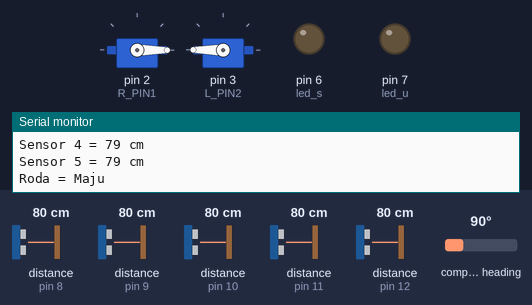
Simulated run of this sketch. Board: Arduino Uno, built with avr-gcc and run on an emulated ATmega328P. Parts: 2 × servo, output pins drawn as LEDs (lit = HIGH), the last lines printed to the serial monitor. Wiring (inferred from the names in the program): 5 × ultrasonic range finder: trigger pin 4, echo pin 11 / trigger pin 5, echo pin 12 / trigger A0, echo pin 8 / trigger A1, echo pin 9 / trigger A2, echo pin 10. The inputs (shaded band) are chosen by the test bench; at power-on: distance to the obstacle (sensors on pin 8, pin 9, pin 10, pin 11, pin 12) 80 cm, compass heading 90°. The echo pulse lasts 58.3 µs per cm; pins used as bus, display or sensor lines are not drawn.

Above: at 1.2 s.
1.3 s: distance to the obstacle (sensor on pin 8) set to 2 cm
At 2.6 s:
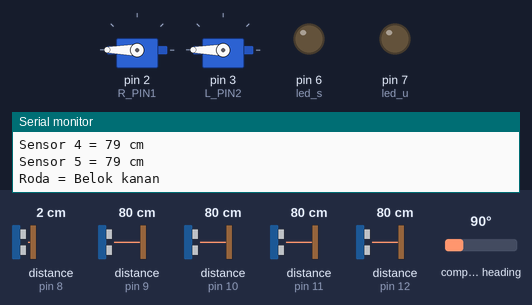
4.2 s: compass heading set to 294°
At 6.8 s:
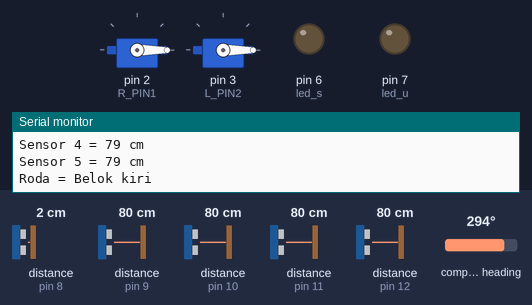
7.2 s: compass heading set to 306°
8.8 s: distance to the obstacle (sensor on pin 9) set to 10 cm
At 10.8 s:
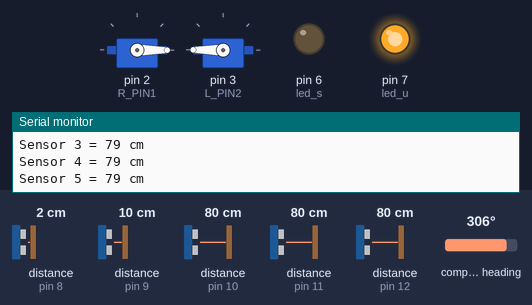
11.8 s: distance to the obstacle (sensor on pin 9) set to 7 cm
14.8 s: distance to the obstacle (sensor on pin 10) set to 10 cm
16.9 s: distance to the obstacle (sensor on pin 10) set to 7 cm
At 19.4 s:
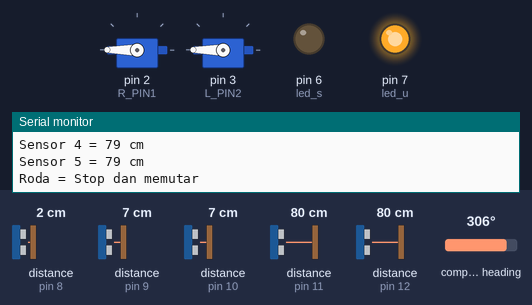
Timing chart, 0 to 20.5 s (numbered marks = the images above; inputs shaded):
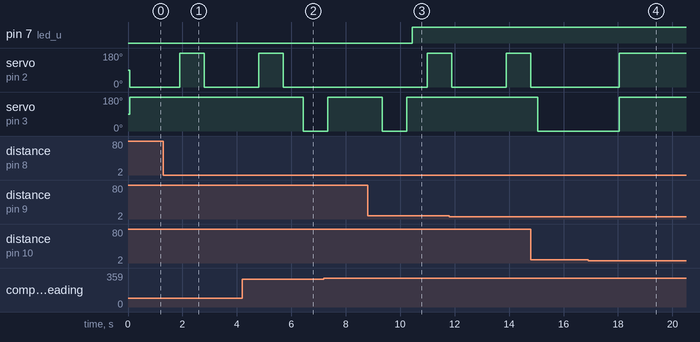

Measured:
- the behaviour switches between 9 and 8 cm on distance to the obstacle (sensor on pin 10) (found by bisection; images 3 and 4)
- after the input at 1.3 s, servo on pin 2 (R_PIN1): 0° → 180° after 0.59 s, → 0° 0.90 s later
- after the input at 16.9 s, servo on pin 2 (R_PIN1), servo on pin 3 (L_PIN2): 0° → 180° after 1.2 s

The sketch:

complete_code_3.ino
```cpp
#include <Wire.h>
#include <MechaQMC5883.h>
#include <Servo.h>

#define R_PIN1 2
#define L_PIN2 3
#define led_s 6
#define led_u 7

MechaQMC5883 qmc;
Servo R1, L2;

// Sensor 1
#define echoPin1 8
#define trigPin1 A0

// Sensor 2
#define echoPin2 9
#define trigPin2 A1

// Sensor 3
#define echoPin3 10
#define trigPin3 A2

// Sensor 4
#define echoPin4 11
#define trigPin4 4

// Sensor 5
#define echoPin5 12
#define trigPin5 5

int maximumRange = 7;
long duration, distance;

int maximumRange2 = 7;
long duration2, distance2;

int maximumRange3 = 7;
long duration3, distance3;

int maximumRange4 = 8;
long duration4, distance4;

int maximumRange5 = 8;
long duration5, distance5;

// 1 Kanan, 2 Kiri
int belok = 1;

void setup() {
  Wire.begin();
  Serial.begin(9600);

  R1.attach(R_PIN1);
  L2.attach(L_PIN2);

  pinMode(echoPin1, INPUT);
  pinMode(echoPin2, INPUT);
  pinMode(echoPin3, INPUT);
  pinMode(echoPin4, INPUT);
  pinMode(echoPin5, INPUT);

  pinMode(trigPin1, OUTPUT);
  pinMode(trigPin2, OUTPUT);
  pinMode(trigPin3, OUTPUT);
  pinMode(trigPin4, OUTPUT);
  pinMode(trigPin5, OUTPUT);

  // define lampu
  pinMode(led_s, OUTPUT);
  pinMode(led_u, OUTPUT);

  qmc.init();
}

void loop() {
  cekArah();

  digitalWrite(trigPin1, LOW); delayMicroseconds(2);
  digitalWrite(trigPin1, HIGH); delayMicroseconds(10);
  digitalWrite(trigPin1, LOW);
  duration = pulseIn(echoPin1, HIGH);

  digitalWrite(trigPin2, LOW); delayMicroseconds(2);
  digitalWrite(trigPin2, HIGH); delayMicroseconds(10);
  digitalWrite(trigPin2, LOW);
  duration2 = pulseIn(echoPin2, HIGH);

  digitalWrite(trigPin3, LOW); delayMicroseconds(2);
  digitalWrite(trigPin3, HIGH); delayMicroseconds(10);
  digitalWrite(trigPin3, LOW);
  duration3 = pulseIn(echoPin3, HIGH);

  digitalWrite(trigPin4, LOW); delayMicroseconds(2);
  digitalWrite(trigPin4, HIGH); delayMicroseconds(10);
  digitalWrite(trigPin4, LOW);
  duration4 = pulseIn(echoPin4, HIGH);

  digitalWrite(trigPin5, LOW); delayMicroseconds(2);
  digitalWrite(trigPin5, HIGH); delayMicroseconds(10);
  digitalWrite(trigPin5, LOW);
  duration5 = pulseIn(echoPin5, HIGH);

  distance = duration / 58.2;
  distance2 = duration2 / 58.2;
  distance3 = duration3 / 58.2;
  distance4 = duration4 / 58.2;
  distance5 = duration5 / 58.2;

  Serial.print("Sensor 1 = "); Serial.print(distance); Serial.println(" cm");
  Serial.print("Sensor 2 = "); Serial.print(distance2); Serial.println(" cm");
  Serial.print("Sensor 3 = "); Serial.print(distance3); Serial.println(" cm");
  Serial.print("Sensor 4 = "); Serial.print(distance4); Serial.println(" cm");
  Serial.print("Sensor 5 = "); Serial.print(distance5); Serial.println(" cm");
  Serial.println("");


  if (distance == 0 && distance2 == 0 && distance3 == 0 && distance4 == 0 && distance5 == 0) {
    wheel_detach();
    delay(500);
  }
  else if (distance2 <= maximumRange2 && distance <= maximumRange && distance3 > maximumRange3) {
    wheel_detach();
    kiri();
  }
  else if (distance3 <= maximumRange3 && distance <= maximumRange && distance2 > maximumRange2) {
    wheel_detach();
    kanan();
  }
  else if (distance4 <= maximumRange4 && distance >= maximumRange && distance5 >= maximumRange5) {
    wheel_detach();
    kiriDikit();
  }
  else if (distance5 <= maximumRange5 && distance >= maximumRange && distance4 >= maximumRange4) {
    wheel_detach();
    kananDikit();
  }
  else if (distance <= maximumRange && distance4 <= maximumRange4 && distance5 <= maximumRange5 && distance2 >= maximumRange2 && distance3 >= maximumRange3) {
    if (belok == 1){
      Serial.println("\nNilai Ganjil, Belok Kanan\n\n");

      kanan();
      maju();
      delay(2000);
      wheel_detach();
      kanan();
      maju();

      belok = 2;
    }
    else {
      Serial.println("\nNilai Genap, Belok Kiri\n\n");
      kiri();
      maju();
      delay(2000);
      wheel_detach();
      kiri();
      maju();

      belok = 1;
    }
  }
  else if (distance4 <= maximumRange4 && distance <= maximumRange && distance5 >= maximumRange5 && distance2 >= maximumRange2 && distance3 >= maximumRange3) {
    wheel_detach();
    kiri();
    maju();
    delay(1100);
    wheel_detach();
    kanan();
    maju();
    delay(2400);
    kanan();
    maju();
    delay(1100);
    wheel_detach();

    R1.attach(R_PIN1);
    L2.attach(L_PIN2);
    R1.write(0);
    L2.write(0);
    delay(700);
  }
  else if (distance5 <= maximumRange5 && distance <= maximumRange && distance4 >= maximumRange4 && distance2 >= maximumRange2 && distance3 >= maximumRange3) {
    wheel_detach();
    kanan();
    maju();
    delay(1100);
    wheel_detach();
    kiri();
    maju();
    delay(2400);
    kiri();
    maju();
    delay(1100);
    wheel_detach();

    R1.attach(R_PIN1);
    L2.attach(L_PIN2);
    R1.write(180);
    L2.write(180);
    delay(700);
  }
  else if (distance >= maximumRange) {
    maju();
  }
  else {
    wheel_detach();
    delay(500);

    if (distance <= maximumRange && distance2 <= maximumRange2 && distance3 <= maximumRange3) {
      balik();
    }
    else {
      if (belok == 1){
        kanan();
        maju();
        delay(2000);
        wheel_detach();
        kanan();
        maju();

        Serial.println("Nilai Ganjil, Belok Kanan");
        belok = 2;
      }
      else {
        kiri();
        maju();
        delay(2000);
        wheel_detach();
        kiri();
        maju();

        Serial.println("Nilai Genap, Belok Kiri");
        belok = 1;
      }
    }
  }

  delay(200);
}

int cekArah() {
  int x, y, z;
  qmc.read(&x, &y, &z);

  if (y > 1500 && y < 1900 && x < 600) {
    digitalWrite(led_s, HIGH);
    Serial.println("SELATAN");
  } else {
    digitalWrite(led_s, LOW);
  }

  if (x > 600 && x < 1250 && y < 0) {
    digitalWrite(led_u, HIGH);
    Serial.println("UTARA");
  } else {
    digitalWrite(led_u, LOW);
  }
}

int maju() {
  R1.attach(R_PIN1);
  L2.attach(L_PIN2);
  Serial.println("Roda = Maju");
  R1.write(0);
  L2.write(180);
}

int mundur() {
  R1.attach(R_PIN1);
  L2.attach(L_PIN2);
  Serial.println("Roda = Mundur");
  R1.write(180);
  L2.write(0);

  delay(1000);
}

int kiri() {
  R1.attach(R_PIN1);
  L2.attach(L_PIN2);
  Serial.println("Roda = Belok kiri");
  R1.write(0);
  L2.write(0);
  delay(900);
}

int kiriDikit() {
  R1.attach(R_PIN1);
  L2.attach(L_PIN2);
  Serial.println("Roda = Belok kiri sedikit");
  R1.write(0);
  L2.write(0);
  delay(450);
}

int kanan() {
  R1.attach(R_PIN1);
  L2.attach(L_PIN2);
  Serial.println("Roda = Belok kanan");
  R1.write(180);
  L2.write(180);
  delay(900);
}

int kananDikit() {
  R1.attach(R_PIN1);
  L2.attach(L_PIN2);
  Serial.println("Roda = Belok kanan sedikit");
  R1.write(180);
  L2.write(180);
  delay(450);
}

int balik() {
  Serial.println("Roda = Stop dan memutar");
  R1.detach();
  L2.detach();
  delay(200);
  R1.attach(R_PIN1);
  L2.attach(L_PIN2);
  R1.write(180);
  L2.write(180);
  delay(1800);
}

int wheel_detach() {
  R1.detach();
  L2.detach();
}
```
